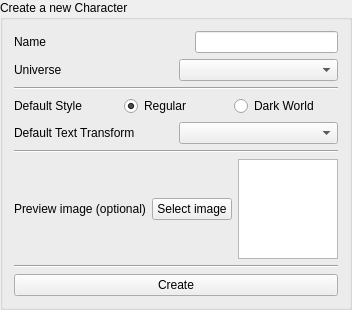
           <widget class="QGroupBox" name="groupBox_4">
            <property name="sizePolicy">
             <sizepolicy hsizetype="Maximum" vsizetype="Maximum">
              <horstretch>0</horstretch>
              <verstretch>0</verstretch>
             </sizepolicy>
            </property>
            <property name="title">
             <string>Create a new Character</string>
            </property>
            <layout class="QVBoxLayout" name="verticalLayout_16">
             <item>
              <layout class="QVBoxLayout" name="verticalLayout_15">
               <item>
                <layout class="QHBoxLayout" name="horizontalLayout_26">
                 <item>
                  <widget class="QLabel" name="label_18">
                   <property name="text">
                    <string>Name</string>
                   </property>
                  </widget>
                 </item>
                 <item>
                  <spacer name="horizontalSpacer_5">
                   <property name="orientation">
                    <enum>Qt::Orientation::Horizontal</enum>
                   </property>
                   <property name="sizeHint" stdset="0">
                    <size>
                     <width>40</width>
                     <height>20</height>
                    </size>
                   </property>
                  </spacer>
                 </item>
                 <item>
                  <widget class="QLineEdit" name="lineEdit_3"/>
                 </item>
                </layout>
               </item>
               <item>
                <layout class="QHBoxLayout" name="horizontalLayout_32">
                 <item>
                  <widget class="QLabel" name="label_21">
                   <property name="text">
                    <string>Universe</string>
                   </property>
                  </widget>
                 </item>
                 <item>
                  <widget class="QComboBox" name="comboBox_11"/>
                 </item>
                </layout>
               </item>
               <item>
                <widget class="Line" name="line_20">
                 <property name="orientation">
                  <enum>Qt::Orientation::Horizontal</enum>
                 </property>
                </widget>
               </item>
               <item>
                <layout class="QHBoxLayout" name="horizontalLayout_46">
                 <item>
                  <widget class="QLabel" name="label_30">
                   <property name="text">
                    <string>Default Style</string>
                   </property>
                  </widget>
                 </item>
                 <item>
                  <widget class="QRadioButton" name="radioButton_8">
                   <property name="text">
                    <string>Regular</string>
                   </property>
                   <property name="checked">
                    <bool>true</bool>
                   </property>
                  </widget>
                 </item>
                 <item>
                  <widget class="QRadioButton" name="radioButton_9">
                   <property name="text">
                    <string>Dark World</string>
                   </property>
                  </widget>
                 </item>
                </layout>
               </item>
               <item>
                <layout class="QHBoxLayout" name="horizontalLayout_47">
                 <item>
                  <widget class="QLabel" name="label_31">
                   <property name="text">
                    <string>Default Text Transform</string>
                   </property>
                  </widget>
                 </item>
                 <item>
                  <widget class="QComboBox" name="comboBox_14"/>
                 </item>
                </layout>
               </item>
               <item>
                <widget class="Line" name="line_14">
                 <property name="orientation">
                  <enum>Qt::Orientation::Horizontal</enum>
                 </property>
                </widget>
               </item>
               <item>
                <layout class="QHBoxLayout" name="horizontalLayout_28">
                 <item>
                  <widget class="QLabel" name="label_19">
                   <property name="text">
                    <string>Preview image (optional)</string>
                   </property>
                  </widget>
                 </item>
                 <item>
                  <widget class="QPushButton" name="pushButton_4">
                   <property name="text">
                    <string>Select image</string>
                   </property>
                  </widget>
                 </item>
                 <item>
                  <widget class="QGraphicsView" name="graphicsView_9">
                   <property name="sizePolicy">
                    <sizepolicy hsizetype="Maximum" vsizetype="Maximum">
                     <horstretch>0</horstretch>
                     <verstretch>0</verstretch>
                    </sizepolicy>
                   </property>
                   <property name="maximumSize">
                    <size>
                     <width>100</width>
                     <height>100</height>
                    </size>
                   </property>
                  </widget>
                 </item>
                </layout>
               </item>
              </layout>
             </item>
             <item>
              <widget class="Line" name="line_15">
               <property name="orientation">
                <enum>Qt::Orientation::Horizontal</enum>
               </property>
              </widget>
             </item>
             <item>
              <widget class="QPushButton" name="pushButton_5">
               <property name="text">
                <string>Create</string>
               </property>
              </widget>
             </item>
            </layout>
           </widget>
